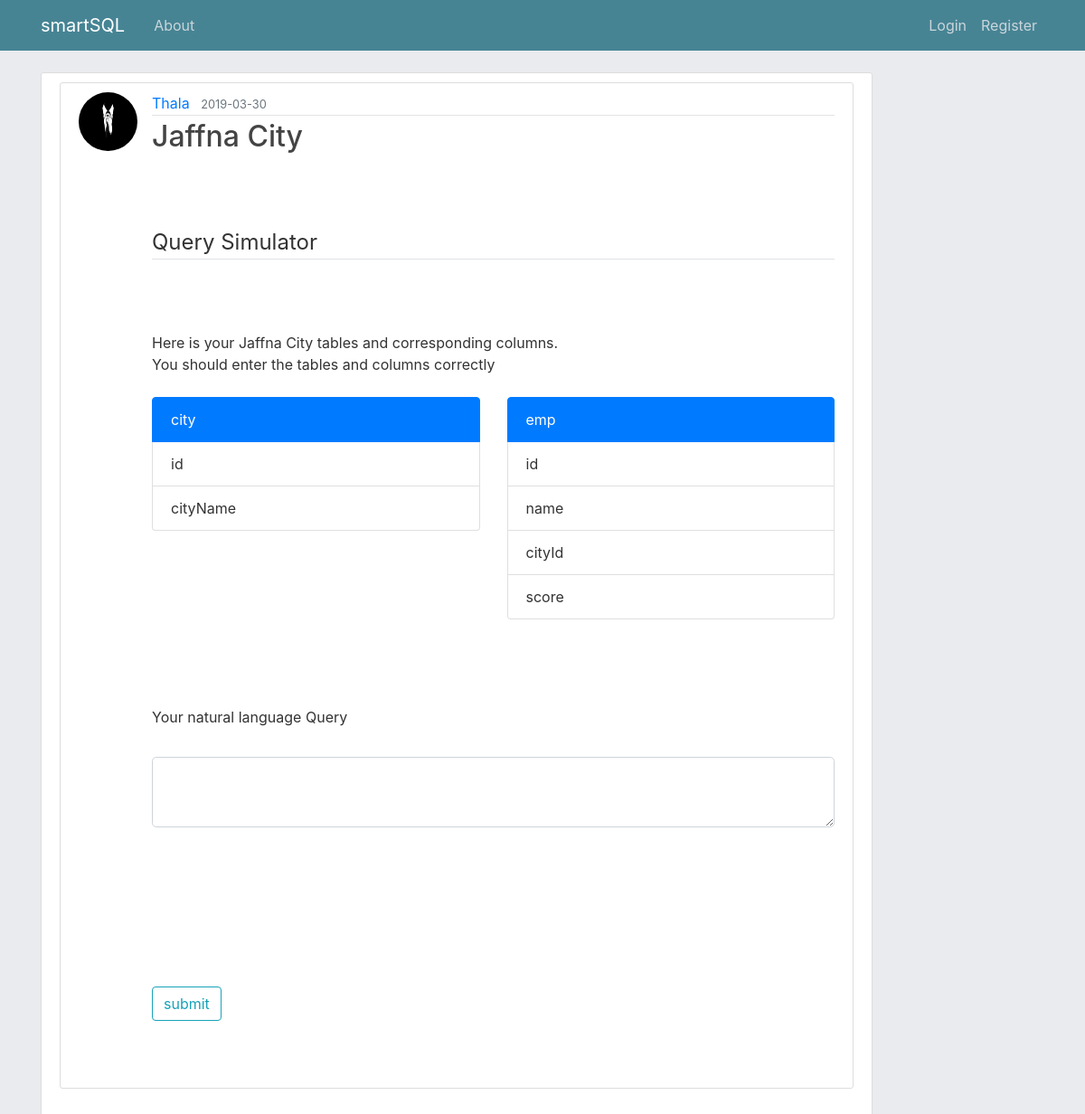
The page /database/1 on the database its author committed.
### flaskblog/models.py (models this page shows, shortened)
class User(db.Model,UserMixin):
	id = db.Column(db.Integer, primary_key = True)
	username = db.Column(db.String(20),unique = True, nullable = False)
	email = db.Column(db.String(120),unique = True, nullable = False)
	image_file = db.Column(db.String(20),unique = False, nullable =True,default = 'default.png')
	password = db.Column(db.String(60), nullable = False)
	posts = db.relationship('Post', backref = 'author', lazy=True)
	databases = db.relationship('Database',backref = 'owner', lazy = True)

class Database(db.Model):
	id = db.Column(db.Integer, primary_key = True)
	title = db.Column(db.String(100), nullable = False)
	database_file = db.Column(db.String(20),unique = False, nullable =False)
	data_posted = db.Column(db.DateTime, nullable = False, default = datetime.utcnow)
	user_id = db.Column(db.Integer, db.ForeignKey('user.id'), nullable =False)

### flaskblog/routes.py (the view)
@app.route("/database/<int:database_id>", methods =['GET','POST'])
def database(database_id):
	database = Database.query.get_or_404(database_id)
	form = QueryForm()
	database_file = 'database_store/'+ database.database_file
	queryLoader = Ln2sql(database_file,'lang_store/english.csv')
	database_object = Data_object()
	database_object.load(database_file)
	database_container = database_object.get_tables_into_dictionary()
	Query=''
	sql=''
	length = 12/len(database_container)
	partition_string = "col-"+str(int(length))
	print(partition_string)
	if form.validate_on_submit():
		Query =form.userQuery.data
		sql=queryLoader.get_query(Query)
		if(type(sql) == str):
			form.systemQuery.data =sql
		else:
			form.systemQuery.data = 'Your Query has not follow the instructions'
		return render_template('database.html',title =database.title, database =database, container = database_container, form = form,partition_string = partition_string)
	elif request.method == 'GET':
		form.userQuery.data =Query
		form.systemQuery.data =sql
	return render_template('database.html',title =database.title, database =database, form = form, container = database_container, partition_string = partition_string)

### flaskblog/forms.py
class QueryForm(FlaskForm):
	userQuery = TextAreaField('Your natural language Query', validators=[DataRequired()])
	systemQuery = TextAreaField('Corresponding SQL Query', validators=[])
	submit = SubmitField('submit')

### flaskblog/ln2sql/column.py (called while the page is built)
    @property
    def name(self):
        return self._name

    def set_as_primary(self):
        self.primary = True

    def set_as_foreign(self, references):
        self.foreign = references

### flaskblog/ln2sql/constants.py (called while the page is built)
def without_color():
    Color.PURPLE = ''
    Color.CYAN = ''
    Color.DARKCYAN = ''
    Color.BLUE = ''
    Color.GREEN = ''
    Color.YELLOW = ''
    Color.RED = ''
    Color.BOLD = ''
    Color.UNDERLINE = ''
    Color.END = ''

### flaskblog/ln2sql/database.py (called while the page is built)
    def get_table_by_name(self, table_name):
        for table in self.tables:
            if table.name == table_name:
                return table

    def get_tables_into_dictionary(self):
        data = {}
        for table in self.tables:
            data[table.name] = []
            for column in table.get_columns():
                data[table.name].append(column.name)
        return data

    def add_table(self, table):
        self.tables.append(table)

    @staticmethod
    def _generate_path(path):
        cwd = os.path.dirname(__file__)
        filename = os.path.join(cwd, path)
        return filename

    def load(self, path):
        with open(self._generate_path(path)) as f:
            content = f.read()
            tables_string = [p.split(';')[0] for p in content.split('CREATE') if ';' in p]
            for table_string in tables_string:
                if 'TABLE' in table_string:
                    table = self.create_table(table_string)
                    self.add_table(table)
            alter_tables_string = [p.split(';')[0] for p in content.split('ALTER') if ';' in p]
            for alter_table_string in alter_tables_string:
                if 'TABLE' in alter_table_string:
                    self.alter_table(alter_table_string)

    def predict_type(self, string):
        if 'int' in string.lower():
            return 'int'
        elif 'char' in string.lower() or 'text' in string.lower():
            return 'string'
        elif 'date' in string.lower():
            return 'date'
        else:
            return 'unknow'

### flaskblog/ln2sql/langConfig.py (called while the page is built)
    def get_avg_keywords(self):
        return self.avg_keywords

    def get_sum_keywords(self):
        return self.sum_keywords

    def get_max_keywords(self):
        return self.max_keywords

    def get_min_keywords(self):
        return self.min_keywords

### flaskblog/templates/database.html (shortened to what this page needs)
{% extends "layout.html" %}
{% block content %}
  <div class="col-md-10">
    <div class="content-section">
      <article class="media content-section">
        <img class="rounded-circle article-img" src="{{ url_for('static', filename='profile_pics/' + database.owner.image_file) }}">
        <div class="media-body">
          <div class="article-metadata">
            <a class="mr-2" href="#">{{ database.owner.username }}</a>
            <small class="text-muted">{{ database.data_posted.strftime('%Y-%m-%d') }}</small>
          </div>
          <h2 class="article-title">{{ database.title }}
                </h2>
          <div class="article-content">
            <form method = "POST" action ="">
                <fieldset class = "form-group">
                  <legend class="border-bottom mb-8"> Query Simulator</legend>
                  <div class ='primary'>
                    Here is your {{database.title}} tables and corresponding columns.
                    You should enter the tables and columns correctly
                    <div class="row">
                      {% for table in container.keys()%}
                      <div class= {{partition_string}}>
                        <div class="list-group" id="list-tab" role="tablist">
                          <a class="list-group-item list-group-item-action active" id="list-home-list" data-toggle="list" href="#list-home" role="tab" aria-controls="home">{{table}}</a>
                          {%for column in container[table]%}
                          <a class="list-group-item list-group-item-action" id="list-profile-list" aria-controls="profile">{{column}}</a>
                          {%endfor%}
                        </div>
                      </div>
                      {%endfor%}
                    </div>
                  </div>
                  <div class = "form-group">
                    {{ form.userQuery.label(class="form-control-label") }}
                    {% if form.userQuery.errors %}
                      {{ form.userQuery(class = "form-control form-control-lg is-invalid")}}
                      <div class ="invalid-feedback">
                        {% for error in form.userQuery.errors %}
                        <span> {{error}}</span>
                        {% endfor %}
                      </div>
                    {% else %}
                      {{ form.userQuery(class="form-control form-control-lg") }}
                    {% endif%}
                  </div>
                </fieldset>
                <div class ="form-group">
                  {{form.submit(class="btn btn-outline-info")}}
                </div>
              </form>
          </div>
        </div>
      </article>
    </div>
  </div>
{% endblock content %}

### flaskblog/static/main.css (style rules this page uses)
body { background:#e9ebee; color: #333333; margin-top: 5rem; }
h1, h2, h3, h4, h5, h6 { color: #444444; }
.content-section { background: #ffffff; padding: 10px 20px; border: 1px solid #dddddd; border-radius: 3px; margin-bottom: 20px; }
.article-title { color: #444444; }
.article-content { white-space: pre-line; }
.article-img { height: 65px; width: 65px; margin-right: 16px; }
.article-metadata { padding-bottom: 1px; margin-bottom: 4px; border-bottom: 1px solid #e3e3e3 }

### rows shown on the page
User: image_file (picture), owner.username "Thala"
Database: data_posted "2019-03-30", title "Jaffna City"

### other values the page prints
{{ table }} "city" "emp"
{{ column }} "id" "cityName" "id" "name" "cityId" "score"
